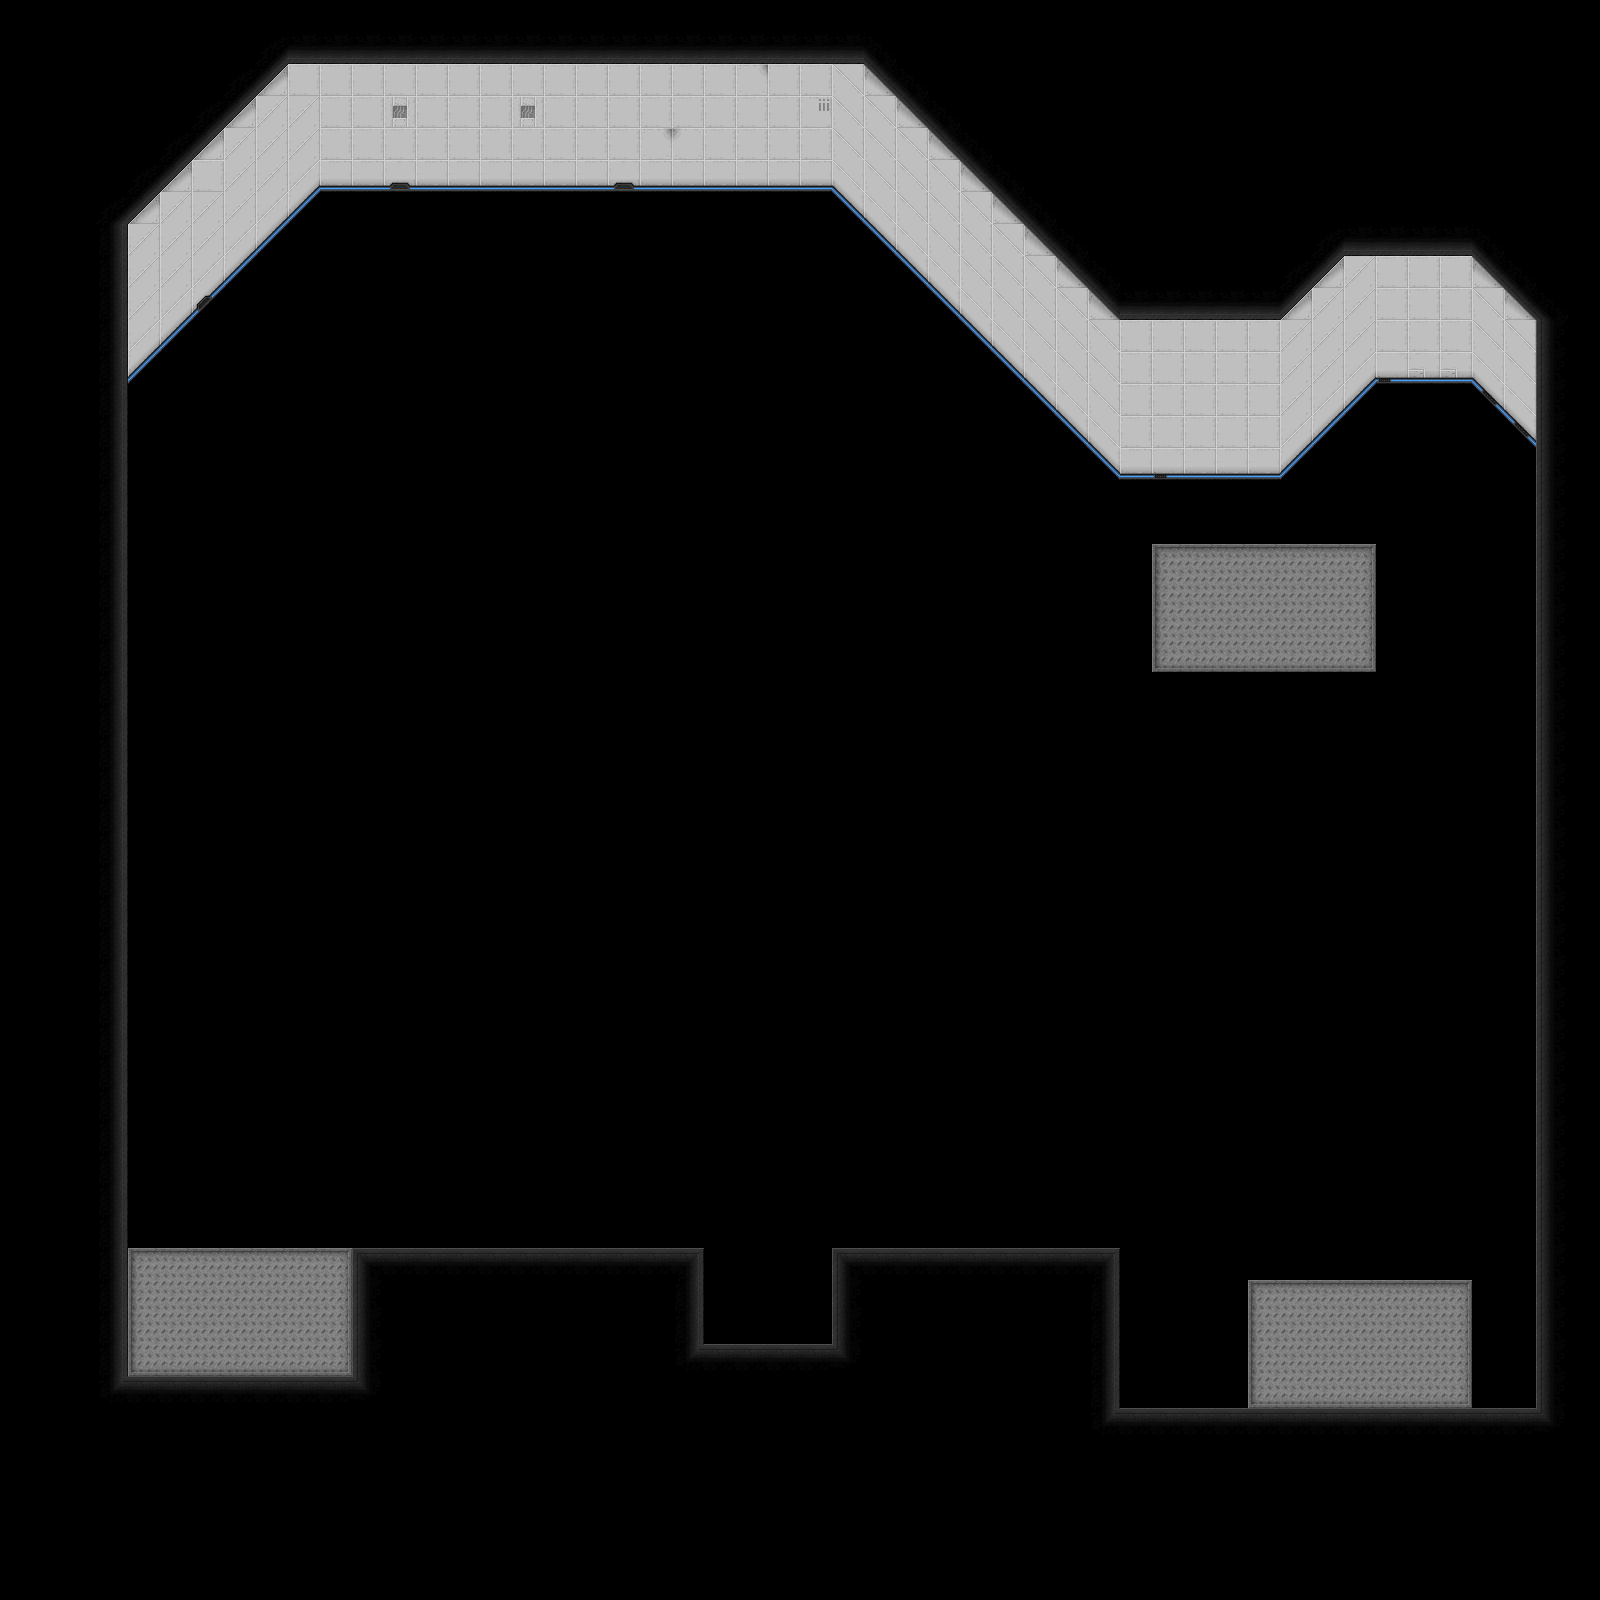

Tiled map render using the project's own tile images. Description and the map definition, with tile-layer contents summarised, below:
An orthogonal 50x50 tile map with 32x32 px tiles, 1 tile layer (walls), 1 hidden layer not drawn.

<map version="1.2" tiledversion="1.3.4" orientation="orthogonal" renderorder="right-down" width="50" height="50" tilewidth="32" tileheight="32" infinite="0" nextlayerid="3" nextobjectid="1">
 <tileset firstgid="1" name="scifi-tileset" tilewidth="32" tileheight="32" tilecount="512" columns="32">
  <image source="../images/tileset.png" width="1024" height="512" />
  <tile id="0">
   <properties>
    <property name="blocking" type="bool" value="true" />
   </properties>
  </tile>
  <tile id="1">
   <properties>
    <property name="blocking" type="bool" value="true" />
   </properties>
  </tile>
  <tile id="2">
   <properties>
    <property name="blocking" type="bool" value="true" />
   </properties>
  </tile>
  <tile id="3">
   <properties>
    <property name="blocking" type="bool" value="true" />
   </properties>
  </tile>
  <tile id="4">
   <properties>
    <property name="blocking" type="bool" value="true" />
   </properties>
  </tile>
  <tile id="5">
   <properties>
    <property name="blocking" type="bool" value="true" />
   </properties>
  </tile>
  <tile id="6">
   <properties>
    <property name="blocking" type="bool" value="true" />
   </properties>
  </tile>
  <tile id="7">
   <properties>
    <property name="blocking" type="bool" value="true" />
   </properties>
  </tile>
  <tile id="8">
   <properties>
    <property name="blocking" type="bool" value="true" />
   </properties>
  </tile>
  <tile id="9">
   <properties>
    <property name="blocking" type="bool" value="true" />
   </properties>
  </tile>
  <tile id="32">
   <properties>
    <property name="blocking" type="bool" value="true" />
   </properties>
  </tile>
  <tile id="33">
   <properties>
    <property name="blocking" type="bool" value="true" />
   </properties>
  </tile>
  <tile id="34">
   <properties>
    <property name="blocking" type="bool" value="true" />
   </properties>
  </tile>
  <tile id="35">
   <properties>
    <property name="blocking" type="bool" value="true" />
   </properties>
  </tile>
  <tile id="36">
   <properties>
    <property name="blocking" type="bool" value="true" />
   </properties>
  </tile>
  <tile id="37">
   <properties>
    <property name="blocking" type="bool" value="true" />
   </properties>
  </tile>
  <tile id="38">
   <properties>
    <property name="blocking" type="bool" value="true" />
   </properties>
  </tile>
  <tile id="39">
   <properties>
    <property name="blocking" type="bool" value="true" />
   </properties>
  </tile>
  <tile id="40">
   <properties>
    <property name="blocking" type="bool" value="true" />
   </properties>
  </tile>
  <tile id="41">
   <properties>
    <property name="blocking" type="bool" value="true" />
   </properties>
  </tile>
  <tile id="64">
   <properties>
    <property name="blocking" type="bool" value="true" />
   </properties>
  </tile>
  <tile id="65">
   <properties>
    <property name="blocking" type="bool" value="true" />
   </properties>
  </tile>
  <tile id="66">
   <properties>
    <property name="blocking" type="bool" value="true" />
   </properties>
  </tile>
  <tile id="67">
   <properties>
    <property name="blocking" type="bool" value="true" />
   </properties>
  </tile>
  <tile id="68">
   <properties>
    <property name="blocking" type="bool" value="true" />
   </properties>
  </tile>
  <tile id="69">
   <properties>
    <property name="blocking" type="bool" value="true" />
   </properties>
  </tile>
  <tile id="70">
   <properties>
    <property name="blocking" type="bool" value="true" />
   </properties>
  </tile>
  <tile id="71">
   <properties>
    <property name="blocking" type="bool" value="true" />
   </properties>
  </tile>
  <tile id="72">
   <properties>
    <property name="blocking" type="bool" value="true" />
   </properties>
  </tile>
  <tile id="73">
   <properties>
    <property name="blocking" type="bool" value="true" />
   </properties>
  </tile>
  <tile id="96">
   <properties>
    <property name="blocking" type="bool" value="true" />
   </properties>
  </tile>
  <tile id="97">
   <properties>
    <property name="blocking" type="bool" value="true" />
   </properties>
  </tile>
  <tile id="98">
   <properties>
    <property name="blocking" type="bool" value="true" />
   </properties>
  </tile>
  <tile id="99">
   <properties>
    <property name="blocking" type="bool" value="true" />
   </properties>
  </tile>
  <tile id="100">
   <properties>
    <property name="blocking" type="bool" value="true" />
   </properties>
  </tile>
  <tile id="101">
   <properties>
    <property name="blocking" type="bool" value="true" />
   </properties>
  </tile>
  <tile id="102">
   <properties>
    <property name="blocking" type="bool" value="true" />
   </properties>
  </tile>
  <tile id="103">
   <properties>
    <property name="blocking" type="bool" value="true" />
   </properties>
  </tile>
  <tile id="104">
   <properties>
    <property name="blocking" type="bool" value="true" />
   </properties>
  </tile>
  <tile id="105">
   <properties>
    <property name="blocking" type="bool" value="true" />
   </properties>
  </tile>
  <tile id="128">
   <properties>
    <property name="blocking" type="bool" value="true" />
   </properties>
  </tile>
  <tile id="129">
   <properties>
    <property name="blocking" type="bool" value="true" />
   </properties>
  </tile>
  <tile id="130">
   <properties>
    <property name="blocking" type="bool" value="true" />
   </properties>
  </tile>
  <tile id="131">
   <properties>
    <property name="blocking" type="bool" value="true" />
   </properties>
  </tile>
  <tile id="132">
   <properties>
    <property name="blocking" type="bool" value="true" />
   </properties>
  </tile>
  <tile id="133">
   <properties>
    <property name="blocking" type="bool" value="true" />
   </properties>
  </tile>
  <tile id="134">
   <properties>
    <property name="blocking" type="bool" value="true" />
   </properties>
  </tile>
  <tile id="135">
   <properties>
    <property name="blocking" type="bool" value="true" />
   </properties>
  </tile>
  <tile id="136">
   <properties>
    <property name="blocking" type="bool" value="true" />
   </properties>
  </tile>
  <tile id="137">
   <properties>
    <property name="blocking" type="bool" value="true" />
   </properties>
  </tile>
  <tile id="160">
   <properties>
    <property name="blocking" type="bool" value="true" />
   </properties>
  </tile>
  <tile id="161">
   <properties>
    <property name="blocking" type="bool" value="true" />
   </properties>
  </tile>
  <tile id="162">
   <properties>
    <property name="blocking" type="bool" value="true" />
   </properties>
  </tile>
  <tile id="163">
   <properties>
    <property name="blocking" type="bool" value="true" />
   </properties>
  </tile>
  <tile id="164">
   <properties>
    <property name="blocking" type="bool" value="true" />
   </properties>
  </tile>
  <tile id="165">
   <properties>
    <property name="blocking" type="bool" value="true" />
   </properties>
  </tile>
  <tile id="166">
   <properties>
    <property name="blocking" type="bool" value="true" />
   </properties>
  </tile>
  <tile id="167">
   <properties>
    <property name="blocking" type="bool" value="true" />
   </properties>
  </tile>
  <tile id="168">
   <properties>
    <property name="blocking" type="bool" value="true" />
   </properties>
  </tile>
  <tile id="169">
   <properties>
    <property name="blocking" type="bool" value="true" />
   </properties>
  </tile>
 </tileset>
 <layer id="1" name="ground" width="50" height="50" visible="0">
  <data>[2500 cells, 2500 non-empty, 4 distinct tile ids]</data>
 </layer>
 <layer id="2" name="walls" width="50" height="50">
  <data>[2500 cells, 1226 non-empty, 41 distinct tile ids]</data>
 </layer>
</map>
